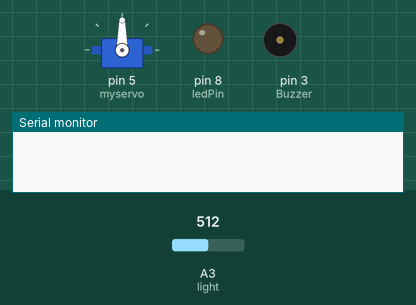
This sketch was run on a simulated Arduino Uno, built with avr-gcc and run on an emulated ATmega328P. On the bench: servo, output pins drawn as LEDs (lit = HIGH), buzzer (waves = sounding), the last lines printed to the serial monitor. The test bench sets the inputs (shaded band); at power-on: A3 (light) = 512.

Above: at 1.2 s.
1.3 s: A3 (light) set to 104
2.8 s: A3 (light) set to 94
At 3.02 s:
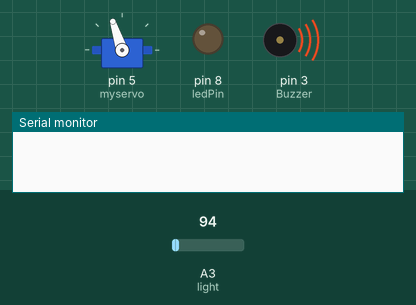
At 5.48 s:
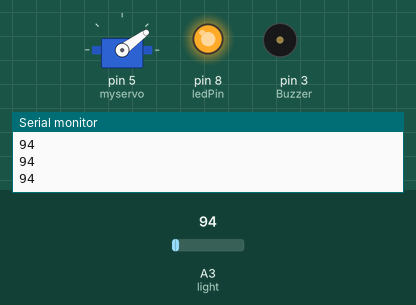
Timing chart, 0 to 20.8 s (numbered marks = the images above; inputs shaded):
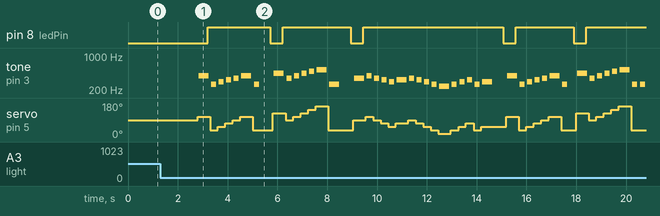

The sketch:

Complete_Orugor.ino
```cpp
/**********
 <연주하는 방법>
 1. notes 배열에 음계를 알파벳으로 써 넣습니다.
 2. length 변수에 총 음의 개수를 써 넣습니다.
 3. beat 배열에 음의 길이를 써 넣습니다.
 4. temp에 연주속도를 써 넣습니다.
 <음을 추가하는 방법>
 1. playNote 함수의 names 배열에 추가하고싶은 음을 알파벳으로 적습니다.
 2. tones 배열에 해당하는 음에 대한 높낮이를 결정합니다.
 3. 그 밑의 for문에서 조건식을 수정합니다.
 */

#include <Servo.h> //서보모터를 동작시킬 서보 라이브러리를 포함한다.
Servo myservo; //서보 라이브러리에 있는 함수를 사용할 수 있도록 변수를 선언한다.
int angle =0; // 각도를 조절할 변수

#define ledPin 8
#define buttonPin 2
#define light A3
int value = 0;
int buttonState = 0;
int j;
int Buzzer = 3;
int length = 76; // 음의 개수
char notes[] = "gcdefgc afgabCc fgfedefedcncdecd gcdefgc afgabCccfgfedefedcdedcnc ";
//음 연주 순서(알파벳에 해당하는 음 설정은 아래에 있음)
int beats[] = {2,1,1,1,1,2,1,2,
               2,1,1,1,1,2,2,2,
               2,1,1,1,1,2,1,1,1,1,2,
               1,1,1,1,2,2,
               2,1,1,1,1,2,1,1,
               2,1,1,1,1,2,1,1,
               2,1,1,1,1,2,1,1,1,1,2,
               1,1,1,1,2,1}; // 음의 길이 16분 음표를 1로 기준
int tempo = 200;  //연주 속도 (낮을수록 빠릅니다.)


void playTone(int tone, int duration) {
  for (long i = 0; i < duration * 1000L; i += tone * 2) {
    digitalWrite(Buzzer, HIGH);
    delayMicroseconds(tone);   //듀티비
    digitalWrite(Buzzer, LOW);
    delayMicroseconds(tone);
  }
}

void playNote(char note, int duration) {
  char names[] = { 'n', 'c', 'd', 'e', 'f', 'g', 'a', 'b', 'C', 'D' };
                //  도   레   미   파   솔   라   시   도 순서입니다.
  int tones[] = { 2100, 1915, 1700, 1519, 1432, 1275, 1136, 1014, 956, 850 };
  //도 = 1915, 레 = 170 ~ 높은 도 = 956 입니다.

  for (int i = 0; i < 10; i++) {
    if (names[i] == note) { //도레미파솔라시도 10개의 음 중에 작성한 음과 맞는 게 있다면
      angle = (i+1)*18; // 각도를 18도에서 180도까지 돌린다.
      myservo.write(angle); // 서보 모터를 angle 각도만큼 돌린다.
      playTone(tones[i], duration); //서보 모터가 도는 동시에 음이 나온다.
    }
  }
}

void setup() {
  pinMode(Buzzer, OUTPUT);
  pinMode(ledPin, OUTPUT);
  pinMode(buttonPin, INPUT);
  pinMode(light, INPUT);
  Serial.begin(9600);

  myservo.attach(5); //서보 모터를 5번 핀에 연결한다.
}

void loop() {
  value = analogRead(A3);

  if(value < 100){
    for (j = 0; j < length; j++) {
      if (notes[j] == ' ') {
        delay(beats[j] * tempo);
        analogWrite(ledPin, 0);
        Serial.println(light);
      }
      else {
         value = analogRead(A3);
        playNote(notes[j], beats[j] * tempo);
        analogWrite(ledPin, 255);
        Serial.println(value);
      }
      delay(tempo / 2);
    }
  }
}
```

Measured:
- the behaviour switches between 100 and 99 on A3 (light) (found by bisection; images 0 and 1)
- after the input at 1.3 s, every drawn part: stays the same
- after the input at 2.8 s, pin 8 (ledPin): LOW → HIGH after 0.40 s, → LOW 2.5 s later, → HIGH 0.50 s later, → LOW 2.7 s later, … (9 changes in this stretch); tone on pin 3 (Buzzer): plays 391 Hz for 0.40 s, 260 Hz for 0.20 s, 293 Hz for 0.20 s, 328 Hz for 0.20 s, 348 Hz for 0.20 s, 391 Hz for 0.40 s … (45 notes in this stretch), starting after 0.05 s
